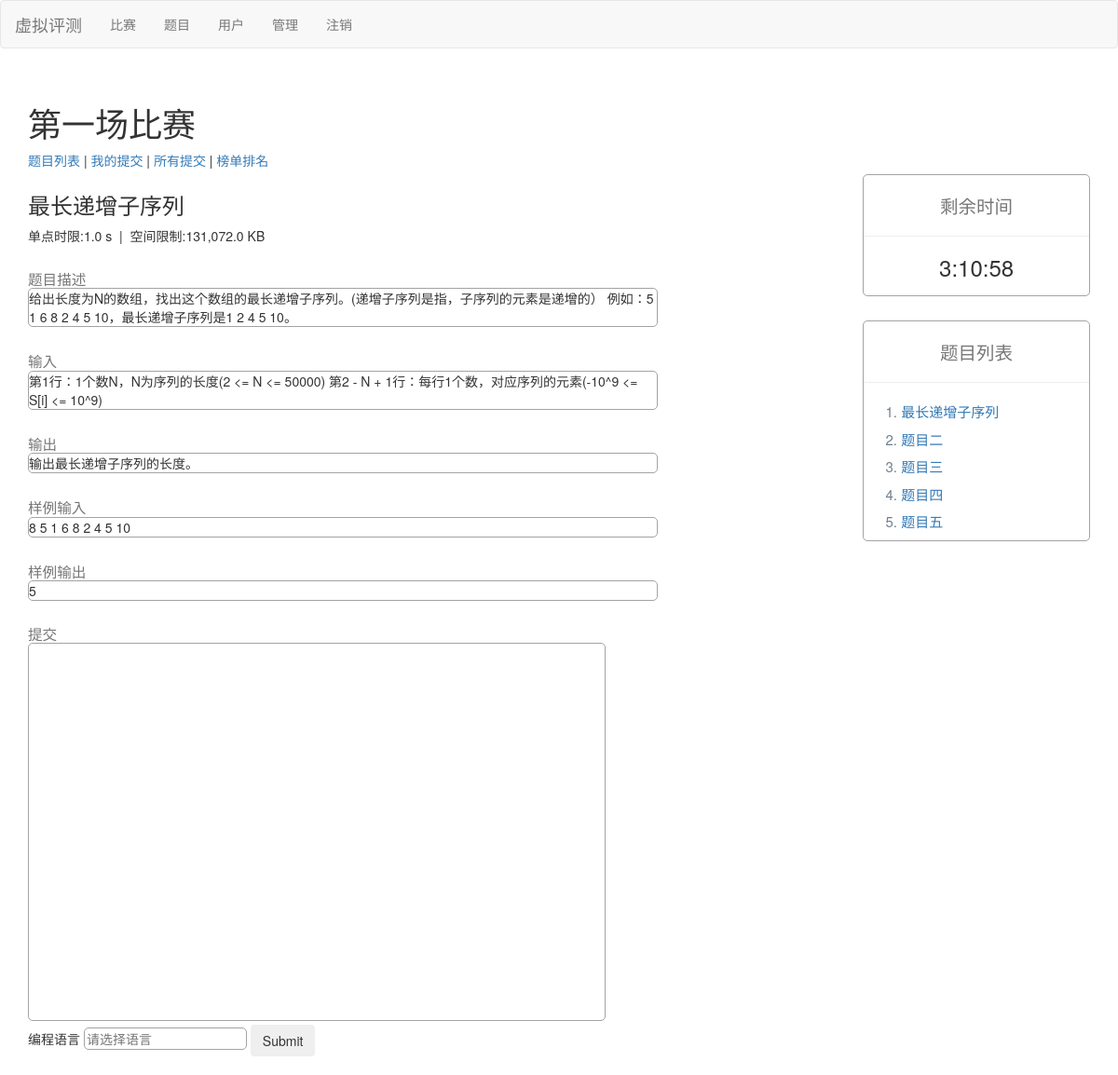
/contest/1/1 (signed in), run on the app's committed database.
### contest/models.py (models this page shows, shortened)
class Contest(models.Model):
    title = models.TextField()
    start_time = models.DateTimeField(auto_now=False, auto_now_add=False)
    end_time = models.DateTimeField(auto_now=False, auto_now_add=False)
    password = models.CharField(max_length=15)
    problem_id_list = models.TextField(default='[]')

### problem/models.py (models this page shows, shortened)
class Problem(models.Model):
    title = models.TextField(default='无可奉告')
    description = models.TextField(default='无可奉告')
    time_limit = models.TextField(default='无可奉告')
    memory_limit = models.TextField(default='无可奉告')
    problem_id = models.IntegerField(default=-1)  # oj上的题目id
    input_description = models.TextField(default='无可奉告')
    output_description = models.TextField(default='无可奉告')
    sample_input = models.TextField(default='无可奉告')
    sample_output = models.TextField(default='无可奉告')
    accept_count = models.IntegerField(default=0)
    score = models.IntegerField(default=0)

### contest/views.py (the view, shortened to what this page needs)
# urls.py: path('<int:contest_id>/<int:problem_id>',views.problem_view),
def problem_view(request, contest_id, problem_id):
    def _get_user_submit(request, contest_id, problem_id):
        user_submit = {
            'contest': get_object_or_404(Contest, pk=contest_id),
            'problem': get_object_or_404(Problem, pk=problem_id),
            'user': get_object_or_404(User, pk=request.session.get('_auth_user_id')),
            'code': request.POST['code'],
            'language': request.POST['language']
        }
        return user_submit
    if not request.user.is_authenticated:
        return redirect('login')
    contest = get_object_or_404(Contest, pk=contest_id)
    if request.method == 'GET':
        problem_id_list = eval(contest.problem_id_list)
        problem_list = Problem.objects.filter(id__in=problem_id_list)
        current_problem = get_object_or_404(Problem, pk=problem_id)
        template_args = {
            'current_problem': current_problem,
            'problem_list': problem_list,
            'contest': contest
        }
        return render(request, 'contest_problem_view.html', template_args)

### templates/contest_problem_view.html (shortened to what this page needs)
{% extends 'contest_base.html' %}
{% block contest_base %}
<div style="width:77%;height:200px;display: inline-block;">
    <div class="">
        <h3>{{ current_problem.title }}</h3>
    </div>
    <div class="">单点时限:{{ current_problem.time_limit }}&nbsp;&nbsp;|&nbsp;&nbsp;空间限制:{{ current_problem.memory_limit }}
    </div>
    <h3 style="margin-bottom: 0;"><small>题目描述</small></h3>
    <div class=" border">{{ current_problem.description }}</div>
    <h3 style="margin-bottom: 0;"><small>输入</small></h3>
    <div class=" border">{{ current_problem.input_description }}</div>
    <h3 style="margin-bottom: 0;"><small>输出</small></h3>
    <div class=" border">{{ current_problem.output_description }}</div>
    <h3 style="margin-bottom: 0;"><small>样例输入</small></h3>
    <div class=" border">{{ current_problem.sample_input }}</div>
    <h3 style="margin-bottom: 0;"><small>样例输出</small></h3>
    <div class=" border">{{ current_problem.sample_output }}</div>
</div>
<h3 style="margin-bottom: 0;"><small>提交</h3></small>
<div>
    <form action="" method="POST">
        <textarea name="code" id="" cols="80" rows="20" class="border"  style="resize:none" ></textarea>
        <br>
        编程语言
        <input type="text" name="language" list="list_item" placeholder="请选择语言" class="border">
        <input type="submit" class="btn">
    </form>
</div>
<br>
{% endblock contest_base %}

### templates/contest_base.html
{% extends 'base.html' %}
{% block base %}
<body>
    <div>
        <h1>{{ contest.title }}</h1>
        <div style="width:75%;height:25px;">
            <a href=".">题目列表</a> |
            <a href="mysubmit">我的提交</a> |
            <a href="judge">所有提交</a> |
            <a href="rank">榜单排名</a>
        </div>
        <div style="width:77%;height:200px;display: inline-block;">
            {% block contest_base %}
            {% endblock contest_base %}
        </div>
        <div style=" width:23%;height:100px;float : right;">
            <div class="text-center">
                <div style="margin-left: 7%;" class="border">
                    <h2 style="margin-top:5%"><small> 剩余时间 </small></h2>
                    <hr>
                    <h3 style="margin-bottom: 7%;">3:10:58</h3>
                </div>
            </div>
            <div style="margin-left: 7%;margin-top:10%;" class="border">
                <div style="height:15%">
                    <h2 style="margin-top:5%" class="text-center"><small> 题目列表 </small></h2>
                </div>
                <hr>
                <div>
                    <ol style="margin-top: 0%;">
                        {% for problem in problem_list %}
                        <li class="list_text"><a href="{{ problem.id }}">
                            {{ problem.title }}
                        </a></li>
                        {% endfor %}
                    </ol>
                </div>
            </div>
        </div>
    </div>
</body>
</html>
{% endblock base %}

### templates/base.html (style rules this page uses)
.border { border: 1px solid rgb(163, 163, 163); border-radius: 5px; }
.list_text { color: slategray; font-size: 15px; margin-bottom: 8px; }

### data on the page
Contest: title "第一场比赛"
Problem: title "最长递增子序列", time_limit "1.0 s", memory_limit "131,072.0 KB", description "给出长度为N的数组，找出这个数组的最长递增子序列。(递增子序列是指，子序列的元素是递增的） 例如：5 1 6 8 2 4 5 10，最长递增子序列是1 2 4 5 10。", input_description "第1行：1个数N，N为序列的长度(2 <= N <= 50000) 第2 - N + 1行：每行1个数，对应序列的元素(-10^9 <= S[i] <= 10^9)", output_description "输出最长递增子序列的长度。", sample_input "8 5 1 6 8 2 4 5 10", sample_output "5"
Problem: title "题目二"
Problem: title "题目三"
Problem: title "题目四"
Problem: title "题目五"
